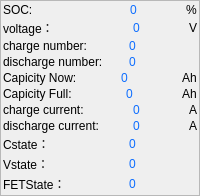
                  <widget class="QFrame" name="frame">
                   <property name="sizePolicy">
                    <sizepolicy hsizetype="Fixed" vsizetype="Fixed">
                     <horstretch>0</horstretch>
                     <verstretch>0</verstretch>
                    </sizepolicy>
                   </property>
                   <property name="styleSheet">
                    <string notr="true">QFrame#frame
{
border-radius:10px;
border:2px solid rgb(51, 211, 39)
} </string>
                   </property>
                   <property name="frameShape">
                    <enum>QFrame::StyledPanel</enum>
                   </property>
                   <property name="frameShadow">
                    <enum>QFrame::Raised</enum>
                   </property>
                   <layout class="QVBoxLayout" name="verticalLayout_3">
                    <property name="spacing">
                     <number>2</number>
                    </property>
                    <property name="leftMargin">
                     <number>2</number>
                    </property>
                    <property name="topMargin">
                     <number>2</number>
                    </property>
                    <property name="rightMargin">
                     <number>2</number>
                    </property>
                    <property name="bottomMargin">
                     <number>2</number>
                    </property>
                    <item>
                     <layout class="QHBoxLayout" name="horizontalLayout_4">
                      <item>
                       <widget class="QLabel" name="label_4">
                        <property name="text">
                         <string>SOC:</string>
                        </property>
                       </widget>
                      </item>
                      <item>
                       <widget class="QLabel" name="socLable">
                        <property name="minimumSize">
                         <size>
                          <width>54</width>
                          <height>0</height>
                         </size>
                        </property>
                        <property name="maximumSize">
                         <size>
                          <width>54</width>
                          <height>16777215</height>
                         </size>
                        </property>
                        <property name="styleSheet">
                         <string notr="true">color: rgb(14, 110, 255);</string>
                        </property>
                        <property name="text">
                         <string>0</string>
                        </property>
                       </widget>
                      </item>
                      <item>
                       <widget class="QLabel" name="label_13">
                        <property name="sizePolicy">
                         <sizepolicy hsizetype="Fixed" vsizetype="Preferred">
                          <horstretch>0</horstretch>
                          <verstretch>0</verstretch>
                         </sizepolicy>
                        </property>
                        <property name="text">
                         <string>%</string>
                        </property>
                       </widget>
                      </item>
                     </layout>
                    </item>
                    <item>
                     <layout class="QHBoxLayout" name="horizontalLayout_2">
                      <item>
                       <widget class="QLabel" name="label">
                        <property name="text">
                         <string>voltage：</string>
                        </property>
                       </widget>
                      </item>
                      <item>
                       <widget class="QLabel" name="Voltage">
                        <property name="minimumSize">
                         <size>
                          <width>54</width>
                          <height>0</height>
                         </size>
                        </property>
                        <property name="maximumSize">
                         <size>
                          <width>54</width>
                          <height>16777215</height>
                         </size>
                        </property>
                        <property name="styleSheet">
                         <string notr="true">color: rgb(14, 110, 255);</string>
                        </property>
                        <property name="text">
                         <string>0</string>
                        </property>
                       </widget>
                      </item>
                      <item>
                       <widget class="QLabel" name="label_2">
                        <property name="sizePolicy">
                         <sizepolicy hsizetype="Fixed" vsizetype="Preferred">
                          <horstretch>0</horstretch>
                          <verstretch>0</verstretch>
                         </sizepolicy>
                        </property>
                        <property name="text">
                         <string>V</string>
                        </property>
                       </widget>
                      </item>
                     </layout>
                    </item>
                    <item>
                     <layout class="QHBoxLayout" name="horizontalLayout_5">
                      <item>
                       <widget class="QLabel" name="label_7">
                        <property name="text">
                         <string>charge number:</string>
                        </property>
                       </widget>
                      </item>
                      <item>
                       <widget class="QLabel" name="chargeNum">
                        <property name="minimumSize">
                         <size>
                          <width>54</width>
                          <height>0</height>
                         </size>
                        </property>
                        <property name="maximumSize">
                         <size>
                          <width>54</width>
                          <height>16777215</height>
                         </size>
                        </property>
                        <property name="styleSheet">
                         <string notr="true">color: rgb(14, 110, 255);</string>
                        </property>
                        <property name="text">
                         <string>0</string>
                        </property>
                       </widget>
                      </item>
                      <item>
                       <widget class="QLabel" name="label_18">
                        <property name="sizePolicy">
                         <sizepolicy hsizetype="Fixed" vsizetype="Preferred">
                          <horstretch>0</horstretch>
                          <verstretch>0</verstretch>
                         </sizepolicy>
                        </property>
                        <property name="minimumSize">
                         <size>
                          <width>12</width>
                          <height>0</height>
                         </size>
                        </property>
                        <property name="maximumSize">
                         <size>
                          <width>12</width>
                          <height>16777215</height>
                         </size>
                        </property>
                        <property name="text">
                         <string/>
                        </property>
                       </widget>
                      </item>
                     </layout>
                    </item>
                    <item>
                     <layout class="QHBoxLayout" name="horizontalLayout_6">
                      <item>
                       <widget class="QLabel" name="label_3">
                        <property name="text">
                         <string>discharge number:</string>
                        </property>
                       </widget>
                      </item>
                      <item>
                       <widget class="QLabel" name="dischargeNum">
                        <property name="minimumSize">
                         <size>
                          <width>54</width>
                          <height>0</height>
                         </size>
                        </property>
                        <property name="maximumSize">
                         <size>
                          <width>54</width>
                          <height>16777215</height>
                         </size>
                        </property>
                        <property name="styleSheet">
                         <string notr="true">color: rgb(14, 110, 255);</string>
                        </property>
                        <property name="text">
                         <string>0</string>
                        </property>
                       </widget>
                      </item>
                      <item>
                       <widget class="QLabel" name="label_27">
                        <property name="sizePolicy">
                         <sizepolicy hsizetype="Fixed" vsizetype="Preferred">
                          <horstretch>0</horstretch>
                          <verstretch>0</verstretch>
                         </sizepolicy>
                        </property>
                        <property name="minimumSize">
                         <size>
                          <width>12</width>
                          <height>0</height>
                         </size>
                        </property>
                        <property name="maximumSize">
                         <size>
                          <width>12</width>
                          <height>16777215</height>
                         </size>
                        </property>
                        <property name="text">
                         <string/>
                        </property>
                       </widget>
                      </item>
                     </layout>
                    </item>
                    <item>
                     <layout class="QHBoxLayout" name="horizontalLayout_7">
                      <property name="spacing">
                       <number>7</number>
                      </property>
                      <item>
                       <widget class="QLabel" name="label_8">
                        <property name="text">
                         <string>Capicity Now:</string>
                        </property>
                       </widget>
                      </item>
                      <item>
                       <widget class="QLabel" name="capicityLable">
                        <property name="minimumSize">
                         <size>
                          <width>54</width>
                          <height>0</height>
                         </size>
                        </property>
                        <property name="maximumSize">
                         <size>
                          <width>54</width>
                          <height>16777215</height>
                         </size>
                        </property>
                        <property name="styleSheet">
                         <string notr="true">color: rgb(14, 110, 255);</string>
                        </property>
                        <property name="text">
                         <string>0</string>
                        </property>
                       </widget>
                      </item>
                      <item>
                       <widget class="QLabel" name="label_17">
                        <property name="sizePolicy">
                         <sizepolicy hsizetype="Fixed" vsizetype="Preferred">
                          <horstretch>0</horstretch>
                          <verstretch>0</verstretch>
                         </sizepolicy>
                        </property>
                        <property name="text">
                         <string>Ah</string>
                        </property>
                       </widget>
                      </item>
                     </layout>
                    </item>
                    <item>
                     <layout class="QHBoxLayout" name="horizontalLayout_8">
                      <item>
                       <widget class="QLabel" name="label_9">
                        <property name="text">
                         <string>Capicity Full:</string>
                        </property>
                       </widget>
                      </item>
                      <item>
                       <widget class="QLabel" name="fill_capicityLable">
                        <property name="minimumSize">
                         <size>
                          <width>54</width>
                          <height>0</height>
                         </size>
                        </property>
                        <property name="maximumSize">
                         <size>
                          <width>54</width>
                          <height>16777215</height>
                         </size>
                        </property>
                        <property name="styleSheet">
                         <string notr="true">color: rgb(14, 110, 255);</string>
                        </property>
                        <property name="text">
                         <string>0</string>
                        </property>
                       </widget>
                      </item>
                      <item>
                       <widget class="QLabel" name="label_19">
                        <property name="sizePolicy">
                         <sizepolicy hsizetype="Fixed" vsizetype="Preferred">
                          <horstretch>0</horstretch>
                          <verstretch>0</verstretch>
                         </sizepolicy>
                        </property>
                        <property name="text">
                         <string>Ah</string>
                        </property>
                       </widget>
                      </item>
                     </layout>
                    </item>
                    <item>
                     <layout class="QHBoxLayout" name="horizontalLayout_9">
                      <item>
                       <widget class="QLabel" name="label_10">
                        <property name="text">
                         <string>charge current:</string>
                        </property>
                       </widget>
                      </item>
                      <item>
                       <widget class="QLabel" name="charge_Current">
                        <property name="minimumSize">
                         <size>
                          <width>54</width>
                          <height>0</height>
                         </size>
                        </property>
                        <property name="maximumSize">
                         <size>
                          <width>54</width>
                          <height>16777215</height>
                         </size>
                        </property>
                        <property name="styleSheet">
                         <string notr="true">color: rgb(14, 110, 255);</string>
                        </property>
                        <property name="text">
                         <string>0</string>
                        </property>
                       </widget>
                      </item>
                      <item>
                       <widget class="QLabel" name="label_21">
                        <property name="sizePolicy">
                         <sizepolicy hsizetype="Fixed" vsizetype="Preferred">
                          <horstretch>0</horstretch>
                          <verstretch>0</verstretch>
                         </sizepolicy>
                        </property>
                        <property name="text">
                         <string>A</string>
                        </property>
                       </widget>
                      </item>
                     </layout>
                    </item>
                    <item>
                     <layout class="QHBoxLayout" name="horizontalLayout_10">
                      <item>
                       <widget class="QLabel" name="label_11">
                        <property name="text">
                         <string>discharge current:</string>
                        </property>
                       </widget>
                      </item>
                      <item>
                       <widget class="QLabel" name="discharge_Current">
                        <property name="minimumSize">
                         <size>
                          <width>54</width>
                          <height>0</height>
                         </size>
                        </property>
                        <property name="maximumSize">
                         <size>
                          <width>54</width>
                          <height>16777215</height>
                         </size>
                        </property>
                        <property name="styleSheet">
                         <string notr="true">color: rgb(14, 110, 255);</string>
                        </property>
                        <property name="text">
                         <string>0</string>
                        </property>
                       </widget>
                      </item>
                      <item>
                       <widget class="QLabel" name="label_22">
                        <property name="sizePolicy">
                         <sizepolicy hsizetype="Fixed" vsizetype="Preferred">
                          <horstretch>0</horstretch>
                          <verstretch>0</verstretch>
                         </sizepolicy>
                        </property>
                        <property name="text">
                         <string>A</string>
                        </property>
                       </widget>
                      </item>
                     </layout>
                    </item>
                    <item>
                     <layout class="QHBoxLayout" name="horizontalLayout_15">
                      <item>
                       <widget class="QLabel" name="label_14">
                        <property name="text">
                         <string>Cstate：</string>
                        </property>
                       </widget>
                      </item>
                      <item>
                       <widget class="QLabel" name="CState">
                        <property name="minimumSize">
                         <size>
                          <width>54</width>
                          <height>0</height>
                         </size>
                        </property>
                        <property name="maximumSize">
                         <size>
                          <width>54</width>
                          <height>16777215</height>
                         </size>
                        </property>
                        <property name="styleSheet">
                         <string notr="true">color: rgb(14, 110, 255);</string>
                        </property>
                        <property name="text">
                         <string>0</string>
                        </property>
                       </widget>
                      </item>
                      <item>
                       <widget class="QLabel" name="label_29">
                        <property name="sizePolicy">
                         <sizepolicy hsizetype="Fixed" vsizetype="Preferred">
                          <horstretch>0</horstretch>
                          <verstretch>0</verstretch>
                         </sizepolicy>
                        </property>
                        <property name="minimumSize">
                         <size>
                          <width>12</width>
                          <height>0</height>
                         </size>
                        </property>
                        <property name="maximumSize">
                         <size>
                          <width>12</width>
                          <height>16777215</height>
                         </size>
                        </property>
                        <property name="text">
                         <string/>
                        </property>
                       </widget>
                      </item>
                     </layout>
                    </item>
                    <item>
                     <layout class="QHBoxLayout" name="horizontalLayout_16">
                      <item>
                       <widget class="QLabel" name="label_24">
                        <property name="text">
                         <string>Vstate：</string>
                        </property>
                       </widget>
                      </item>
                      <item>
                       <widget class="QLabel" name="VState">
                        <property name="minimumSize">
                         <size>
                          <width>54</width>
                          <height>0</height>
                         </size>
                        </property>
                        <property name="maximumSize">
                         <size>
                          <width>54</width>
                          <height>16777215</height>
                         </size>
                        </property>
                        <property name="styleSheet">
                         <string notr="true">color: rgb(14, 110, 255);</string>
                        </property>
                        <property name="text">
                         <string>0</string>
                        </property>
                       </widget>
                      </item>
                      <item>
                       <widget class="QLabel" name="label_32">
                        <property name="sizePolicy">
                         <sizepolicy hsizetype="Fixed" vsizetype="Preferred">
                          <horstretch>0</horstretch>
                          <verstretch>0</verstretch>
                         </sizepolicy>
                        </property>
                        <property name="minimumSize">
                         <size>
                          <width>12</width>
                          <height>0</height>
                         </size>
                        </property>
                        <property name="maximumSize">
                         <size>
                          <width>12</width>
                          <height>16777215</height>
                         </size>
                        </property>
                        <property name="text">
                         <string/>
                        </property>
                       </widget>
                      </item>
                     </layout>
                    </item>
                    <item>
                     <layout class="QHBoxLayout" name="horizontalLayout_28">
                      <item>
                       <widget class="QLabel" name="label_35">
                        <property name="text">
                         <string>FETState：</string>
                        </property>
                       </widget>
                      </item>
                      <item>
                       <widget class="QLabel" name="FETState">
                        <property name="minimumSize">
                         <size>
                          <width>54</width>
                          <height>0</height>
                         </size>
                        </property>
                        <property name="maximumSize">
                         <size>
                          <width>54</width>
                          <height>16777215</height>
                         </size>
                        </property>
                        <property name="styleSheet">
                         <string notr="true">color: rgb(14, 110, 255);</string>
                        </property>
                        <property name="text">
                         <string>0</string>
                        </property>
                       </widget>
                      </item>
                      <item>
                       <widget class="QLabel" name="label_38">
                        <property name="sizePolicy">
                         <sizepolicy hsizetype="Fixed" vsizetype="Preferred">
                          <horstretch>0</horstretch>
                          <verstretch>0</verstretch>
                         </sizepolicy>
                        </property>
                        <property name="minimumSize">
                         <size>
                          <width>12</width>
                          <height>0</height>
                         </size>
                        </property>
                        <property name="maximumSize">
                         <size>
                          <width>12</width>
                          <height>16777215</height>
                         </size>
                        </property>
                        <property name="text">
                         <string/>
                        </property>
                       </widget>
                      </item>
                     </layout>
                    </item>
                   </layout>
                  </widget>
